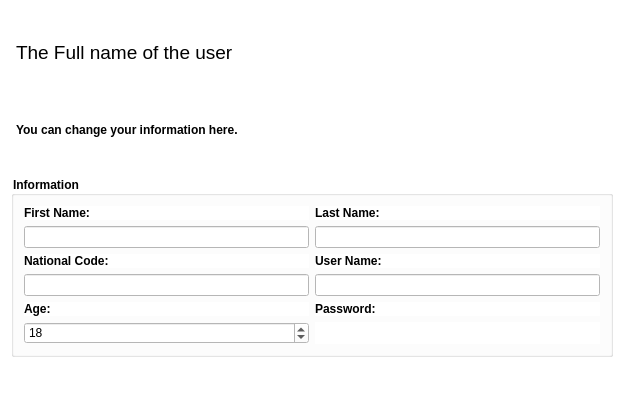
<?xml version="1.0" encoding="UTF-8"?>
<ui version="4.0">
 <class>UserEdit</class>
 <widget class="QDialog" name="UserEdit">
  <property name="geometry">
   <rect>
    <x>0</x>
    <y>0</y>
    <width>624</width>
    <height>396</height>
   </rect>
  </property>
  <property name="windowTitle">
   <string>Edit information</string>
  </property>
  <property name="styleSheet">
   <string notr="true">background-color:white</string>
  </property>
  <layout class="QGridLayout" name="mainLayout">
   <item row="2" column="0">
    <spacer name="leftSpacer">
     <property name="orientation">
      <enum>Qt::Orientation::Horizontal</enum>
     </property>
     <property name="sizeHint" stdset="0">
      <size>
       <width>40</width>
       <height>20</height>
      </size>
     </property>
    </spacer>
   </item>
   <item row="2" column="4">
    <spacer name="rightSpacer">
     <property name="orientation">
      <enum>Qt::Orientation::Horizontal</enum>
     </property>
     <property name="sizeHint" stdset="0">
      <size>
       <width>40</width>
       <height>20</height>
      </size>
     </property>
    </spacer>
   </item>
   <item row="2" column="3">
    <widget class="QPushButton" name="cancelButton">
     <property name="toolTip">
      <string>Cancel</string>
     </property>
     <property name="text">
      <string/>
     </property>
     <property name="icon">
      <iconset resource="../../resources.qrc">
       <normaloff>:/images/widgets/reject.png</normaloff>:/images/widgets/reject.png</iconset>
     </property>
     <property name="iconSize">
      <size>
       <width>32</width>
       <height>32</height>
      </size>
     </property>
     <property name="flat">
      <bool>true</bool>
     </property>
    </widget>
   </item>
   <item row="0" column="0" colspan="5">
    <layout class="QGridLayout" name="titleLayout">
     <property name="leftMargin">
      <number>5</number>
     </property>
     <property name="topMargin">
      <number>5</number>
     </property>
     <property name="rightMargin">
      <number>5</number>
     </property>
     <property name="bottomMargin">
      <number>5</number>
     </property>
     <item row="0" column="0" colspan="2">
      <widget class="QLabel" name="title">
       <property name="sizePolicy">
        <sizepolicy hsizetype="MinimumExpanding" vsizetype="Preferred">
         <horstretch>0</horstretch>
         <verstretch>0</verstretch>
        </sizepolicy>
       </property>
       <property name="font">
        <font>
         <pointsize>14</pointsize>
         <fontweight>ExtraLight</fontweight>
        </font>
       </property>
       <property name="text">
        <string>The Full name of the user</string>
       </property>
      </widget>
     </item>
     <item row="1" column="0" colspan="2">
      <widget class="QLabel" name="description">
       <property name="sizePolicy">
        <sizepolicy hsizetype="MinimumExpanding" vsizetype="Preferred">
         <horstretch>0</horstretch>
         <verstretch>0</verstretch>
        </sizepolicy>
       </property>
       <property name="font">
        <font>
         <bold>true</bold>
        </font>
       </property>
       <property name="text">
        <string>You can change your information here.</string>
       </property>
      </widget>
     </item>
    </layout>
   </item>
   <item row="1" column="0" colspan="5">
    <widget class="QGroupBox" name="infoGroupBox">
     <property name="font">
      <font>
       <bold>true</bold>
      </font>
     </property>
     <property name="title">
      <string>Information</string>
     </property>
     <layout class="QGridLayout" name="gridLayout">
      <property name="leftMargin">
       <number>10</number>
      </property>
      <property name="topMargin">
       <number>10</number>
      </property>
      <property name="rightMargin">
       <number>10</number>
      </property>
      <property name="bottomMargin">
       <number>10</number>
      </property>
      <item row="4" column="0">
       <widget class="QLabel" name="ageLabel">
        <property name="font">
         <font>
          <bold>true</bold>
         </font>
        </property>
        <property name="text">
         <string>Age:</string>
        </property>
       </widget>
      </item>
      <item row="1" column="0">
       <widget class="QLineEdit" name="firstNameEdit"/>
      </item>
      <item row="2" column="0">
       <widget class="QLabel" name="nationalCodeLabel">
        <property name="font">
         <font>
          <bold>true</bold>
         </font>
        </property>
        <property name="text">
         <string>National Code:</string>
        </property>
       </widget>
      </item>
      <item row="0" column="0">
       <widget class="QLabel" name="firstNameLabel">
        <property name="font">
         <font>
          <bold>true</bold>
         </font>
        </property>
        <property name="text">
         <string>First Name:</string>
        </property>
       </widget>
      </item>
      <item row="0" column="1">
       <widget class="QLabel" name="lastNameLabel">
        <property name="font">
         <font>
          <bold>true</bold>
         </font>
        </property>
        <property name="text">
         <string>Last Name:</string>
        </property>
       </widget>
      </item>
      <item row="1" column="1">
       <widget class="QLineEdit" name="lastNameEdit"/>
      </item>
      <item row="3" column="1">
       <widget class="QLineEdit" name="userNameEdit"/>
      </item>
      <item row="2" column="1">
       <widget class="QLabel" name="userNameLabel">
        <property name="font">
         <font>
          <bold>true</bold>
         </font>
        </property>
        <property name="text">
         <string>User Name:</string>
        </property>
       </widget>
      </item>
      <item row="3" column="0">
       <widget class="QLineEdit" name="nationalCodeEdit">
        <property name="inputMask">
         <string>9999999999</string>
        </property>
       </widget>
      </item>
      <item row="4" column="1">
       <widget class="QLabel" name="passwordLabel">
        <property name="font">
         <font>
          <bold>true</bold>
         </font>
        </property>
        <property name="text">
         <string>Password:</string>
        </property>
       </widget>
      </item>
      <item row="5" column="0">
       <widget class="QSpinBox" name="ageEdit">
        <property name="value">
         <number>18</number>
        </property>
       </widget>
      </item>
      <item row="5" column="1">
       <widget class="PasswordEdit" name="passwordEdit" native="true">
        <property name="sizePolicy">
         <sizepolicy hsizetype="MinimumExpanding" vsizetype="Preferred">
          <horstretch>0</horstretch>
          <verstretch>0</verstretch>
         </sizepolicy>
        </property>
       </widget>
      </item>
     </layout>
    </widget>
   </item>
   <item row="2" column="1" colspan="2">
    <widget class="QPushButton" name="okButton">
     <property name="toolTip">
      <string>OK</string>
     </property>
     <property name="text">
      <string/>
     </property>
     <property name="icon">
      <iconset resource="../../resources.qrc">
       <normaloff>:/images/widgets/accept.png</normaloff>:/images/widgets/accept.png</iconset>
     </property>
     <property name="iconSize">
      <size>
       <width>32</width>
       <height>32</height>
      </size>
     </property>
     <property name="flat">
      <bool>true</bool>
     </property>
    </widget>
   </item>
  </layout>
 </widget>
 <customwidgets>
  <customwidget>
   <class>PasswordEdit</class>
   <extends>QWidget</extends>
   <header>include/elements/passwordedit.h</header>
   <container>1</container>
  </customwidget>
 </customwidgets>
 <tabstops>
  <tabstop>firstNameEdit</tabstop>
  <tabstop>lastNameEdit</tabstop>
  <tabstop>nationalCodeEdit</tabstop>
  <tabstop>userNameEdit</tabstop>
  <tabstop>ageEdit</tabstop>
  <tabstop>okButton</tabstop>
  <tabstop>cancelButton</tabstop>
 </tabstops>
 <resources>
  <include location="../../resources.qrc"/>
 </resources>
 <connections>
  <connection>
   <sender>cancelButton</sender>
   <signal>clicked()</signal>
   <receiver>UserEdit</receiver>
   <slot>reject()</slot>
   <hints>
    <hint type="sourcelabel">
     <x>327</x>
     <y>361</y>
    </hint>
    <hint type="destinationlabel">
     <x>239</x>
     <y>390</y>
    </hint>
   </hints>
  </connection>
  <connection>
   <sender>okButton</sender>
   <signal>clicked()</signal>
   <receiver>UserEdit</receiver>
   <slot>accept()</slot>
   <hints>
    <hint type="sourcelabel">
     <x>300</x>
     <y>360</y>
    </hint>
    <hint type="destinationlabel">
     <x>103</x>
     <y>389</y>
    </hint>
   </hints>
  </connection>
 </connections>
</ui>
